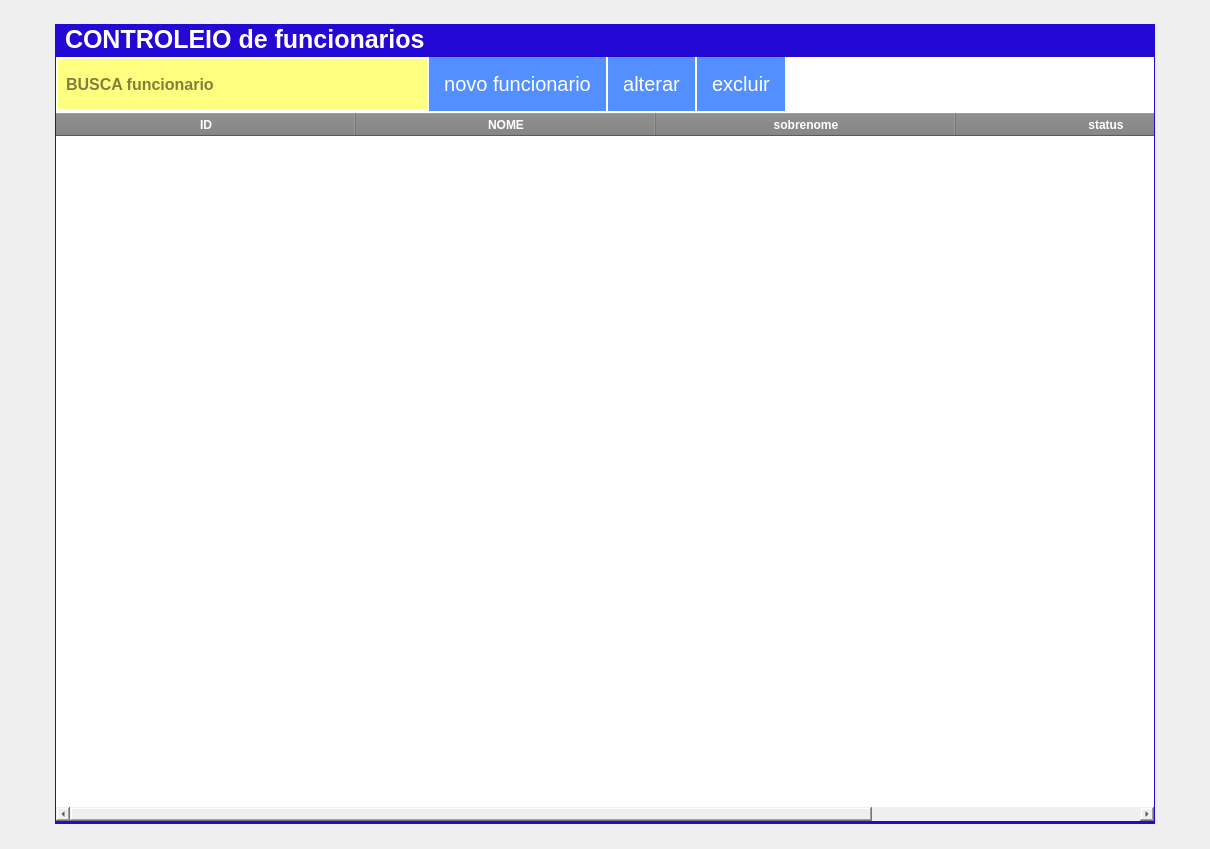
<?xml version="1.0" encoding="UTF-8"?>
<ui version="4.0">
 <class>FormCadasTroFuncionario</class>
 <widget class="QWidget" name="FormCadasTroFuncionario">
  <property name="geometry">
   <rect>
    <x>0</x>
    <y>0</y>
    <width>1210</width>
    <height>849</height>
   </rect>
  </property>
  <property name="windowTitle">
   <string>ControleioFuncionario</string>
  </property>
  <property name="styleSheet">
   <string notr="true">text-transform: uppercase;</string>
  </property>
  <layout class="QHBoxLayout" name="horizontalLayout_4">
   <item>
    <spacer name="horizontalSpacer_4">
     <property name="orientation">
      <enum>Qt::Horizontal</enum>
     </property>
     <property name="sizeHint" stdset="0">
      <size>
       <width>40</width>
       <height>20</height>
      </size>
     </property>
    </spacer>
   </item>
   <item>
    <widget class="QFrame" name="frameMainClientes">
     <property name="minimumSize">
      <size>
       <width>1100</width>
       <height>650</height>
      </size>
     </property>
     <property name="maximumSize">
      <size>
       <width>1100</width>
       <height>800</height>
      </size>
     </property>
     <property name="styleSheet">
      <string notr="true">QFrame#frameMainClientes{
color:red;
border: none;
background-color:#2408D4;}

QLabel{color: white;
background-color:transparent;
font: 75 15pt &quot;MS Shell Dlg 2&quot;;

}</string>
     </property>
     <layout class="QVBoxLayout" name="verticalLayout_2">
      <property name="spacing">
       <number>3</number>
      </property>
      <property name="leftMargin">
       <number>1</number>
      </property>
      <property name="topMargin">
       <number>0</number>
      </property>
      <property name="rightMargin">
       <number>1</number>
      </property>
      <property name="bottomMargin">
       <number>3</number>
      </property>
      <item>
       <widget class="QFrame" name="fr_TituloClientes">
        <property name="minimumSize">
         <size>
          <width>0</width>
          <height>30</height>
         </size>
        </property>
        <property name="maximumSize">
         <size>
          <width>16777215</width>
          <height>16777215</height>
         </size>
        </property>
        <property name="styleSheet">
         <string notr="true">QFrame#fr_TituloClientes{
color:red;
border: none;
background-color:#2408D4;}
QLabel{
background:none;
font-size: 25px;
font-family: &quot;Arial&quot;;
font-weight: bold;
	color: black;
border: none;
}
QLabel{color: white;
background-color:transparent;
font: 75 15pt &quot;MS Shell Dlg 2&quot;;

}</string>
        </property>
        <layout class="QHBoxLayout" name="horizontalLayout_3" stretch="0">
         <property name="spacing">
          <number>0</number>
         </property>
         <property name="topMargin">
          <number>0</number>
         </property>
         <property name="rightMargin">
          <number>0</number>
         </property>
         <property name="bottomMargin">
          <number>0</number>
         </property>
         <item>
          <widget class="QLabel" name="lb_tituloClientes">
           <property name="font">
            <font>
             <family>MS Shell Dlg 2</family>
             <pointsize>15</pointsize>
             <weight>9</weight>
             <italic>false</italic>
             <bold>false</bold>
            </font>
           </property>
           <property name="styleSheet">
            <string notr="true"/>
           </property>
           <property name="text">
            <string>CONTROLEIO de funcionarios</string>
           </property>
          </widget>
         </item>
        </layout>
       </widget>
      </item>
      <item>
       <widget class="QFrame" name="ct_containerClientes">
        <property name="styleSheet">
         <string notr="true">border: none</string>
        </property>
        <layout class="QVBoxLayout" name="verticalLayout_3">
         <property name="spacing">
          <number>0</number>
         </property>
         <property name="leftMargin">
          <number>0</number>
         </property>
         <property name="topMargin">
          <number>0</number>
         </property>
         <property name="rightMargin">
          <number>0</number>
         </property>
         <property name="bottomMargin">
          <number>0</number>
         </property>
         <item>
          <widget class="QFrame" name="frame_edita">
           <property name="styleSheet">
            <string notr="true">QFrame{
	background-color: rgb(255, 255, 255);
}
QPushButton{
	text-align:center;
	color:#fff;
	border:0px;
	
	font-size:20px;
	cursor: pointer;
	background-color:#538fff;
padding:15px 15px;
}
QPushButton:hover{
background-color:#3668ff;
}


</string>
           </property>
           <property name="frameShape">
            <enum>QFrame::StyledPanel</enum>
           </property>
           <property name="frameShadow">
            <enum>QFrame::Raised</enum>
           </property>
           <layout class="QHBoxLayout" name="horizontalLayout_2">
            <property name="spacing">
             <number>2</number>
            </property>
            <property name="leftMargin">
             <number>0</number>
            </property>
            <property name="topMargin">
             <number>0</number>
            </property>
            <property name="rightMargin">
             <number>0</number>
            </property>
            <property name="bottomMargin">
             <number>2</number>
            </property>
            <item>
             <widget class="QFrame" name="fr_TopoMenuClientes">
              <property name="maximumSize">
               <size>
                <width>16777215</width>
                <height>60</height>
               </size>
              </property>
              <property name="styleSheet">
               <string notr="true">background:#E1DFE0;
border: none;</string>
              </property>
              <layout class="QHBoxLayout" name="horizontalLayout">
               <property name="spacing">
                <number>0</number>
               </property>
               <property name="leftMargin">
                <number>0</number>
               </property>
               <property name="topMargin">
                <number>0</number>
               </property>
               <property name="rightMargin">
                <number>0</number>
               </property>
               <property name="bottomMargin">
                <number>0</number>
               </property>
              </layout>
             </widget>
            </item>
            <item>
             <widget class="QLineEdit" name="tx_BuscaFuncionario">
              <property name="minimumSize">
               <size>
                <width>0</width>
                <height>50</height>
               </size>
              </property>
              <property name="font">
               <font>
                <family>Arial</family>
                <pointsize>-1</pointsize>
                <weight>75</weight>
                <italic>false</italic>
                <bold>true</bold>
               </font>
              </property>
              <property name="focusPolicy">
               <enum>Qt::StrongFocus</enum>
              </property>
              <property name="styleSheet">
               <string notr="true">

QLineEdit{
background-color: rgb(255, 255, 127);
font-size: 16px;
font-family: &quot;Arial&quot;;
font-weight: bold;
color: rgb(0, 0, 0);
border:none;
border-bottom-left-radius:0px;
border-bottom-right-radius:0px;
border-top-left-radius:0px;
padding:6px
}
QLineEdit:focus{
	background-color: rgb(226, 226, 226);
}</string>
              </property>
              <property name="frame">
               <bool>true</bool>
              </property>
              <property name="placeholderText">
               <string>BUSCA funcionario</string>
              </property>
             </widget>
            </item>
            <item>
             <widget class="QPushButton" name="bt_novo">
              <property name="minimumSize">
               <size>
                <width>0</width>
                <height>20</height>
               </size>
              </property>
              <property name="text">
               <string>novo funcionario</string>
              </property>
             </widget>
            </item>
            <item>
             <widget class="QPushButton" name="Bt_Alterar">
              <property name="minimumSize">
               <size>
                <width>0</width>
                <height>20</height>
               </size>
              </property>
              <property name="styleSheet">
               <string notr="true"/>
              </property>
              <property name="text">
               <string>alterar</string>
              </property>
             </widget>
            </item>
            <item>
             <widget class="QPushButton" name="Bt_excluir">
              <property name="minimumSize">
               <size>
                <width>0</width>
                <height>20</height>
               </size>
              </property>
              <property name="text">
               <string>excluir</string>
              </property>
             </widget>
            </item>
            <item>
             <spacer name="horizontalSpacer">
              <property name="orientation">
               <enum>Qt::Horizontal</enum>
              </property>
              <property name="sizeHint" stdset="0">
               <size>
                <width>40</width>
                <height>20</height>
               </size>
              </property>
             </spacer>
            </item>
           </layout>
          </widget>
         </item>
         <item>
          <widget class="QTableWidget" name="Tab_funcionario">
           <property name="palette">
            <palette>
             <active>
              <colorrole role="WindowText">
               <brush brushstyle="SolidPattern">
                <color alpha="255">
                 <red>0</red>
                 <green>0</green>
                 <blue>0</blue>
                </color>
               </brush>
              </colorrole>
              <colorrole role="Button">
               <brush brushstyle="SolidPattern">
                <color alpha="255">
                 <red>255</red>
                 <green>255</green>
                 <blue>255</blue>
                </color>
               </brush>
              </colorrole>
              <colorrole role="Text">
               <brush brushstyle="SolidPattern">
                <color alpha="255">
                 <red>0</red>
                 <green>0</green>
                 <blue>0</blue>
                </color>
               </brush>
              </colorrole>
              <colorrole role="ButtonText">
               <brush brushstyle="SolidPattern">
                <color alpha="255">
                 <red>0</red>
                 <green>0</green>
                 <blue>0</blue>
                </color>
               </brush>
              </colorrole>
              <colorrole role="Base">
               <brush brushstyle="SolidPattern">
                <color alpha="255">
                 <red>255</red>
                 <green>255</green>
                 <blue>255</blue>
                </color>
               </brush>
              </colorrole>
              <colorrole role="Window">
               <brush brushstyle="SolidPattern">
                <color alpha="255">
                 <red>255</red>
                 <green>255</green>
                 <blue>255</blue>
                </color>
               </brush>
              </colorrole>
              <colorrole role="Highlight">
               <brush brushstyle="SolidPattern">
                <color alpha="255">
                 <red>85</red>
                 <green>170</green>
                 <blue>255</blue>
                </color>
               </brush>
              </colorrole>
              <colorrole role="HighlightedText">
               <brush brushstyle="SolidPattern">
                <color alpha="255">
                 <red>255</red>
                 <green>255</green>
                 <blue>255</blue>
                </color>
               </brush>
              </colorrole>
              <colorrole role="AlternateBase">
               <brush brushstyle="SolidPattern">
                <color alpha="255">
                 <red>85</red>
                 <green>170</green>
                 <blue>255</blue>
                </color>
               </brush>
              </colorrole>
              <colorrole role="PlaceholderText">
               <brush brushstyle="NoBrush">
                <color alpha="128">
                 <red>0</red>
                 <green>0</green>
                 <blue>0</blue>
                </color>
               </brush>
              </colorrole>
             </active>
             <inactive>
              <colorrole role="WindowText">
               <brush brushstyle="SolidPattern">
                <color alpha="255">
                 <red>0</red>
                 <green>0</green>
                 <blue>0</blue>
                </color>
               </brush>
              </colorrole>
              <colorrole role="Button">
               <brush brushstyle="SolidPattern">
                <color alpha="255">
                 <red>255</red>
                 <green>255</green>
                 <blue>255</blue>
                </color>
               </brush>
              </colorrole>
              <colorrole role="Text">
               <brush brushstyle="SolidPattern">
                <color alpha="255">
                 <red>0</red>
                 <green>0</green>
                 <blue>0</blue>
                </color>
               </brush>
              </colorrole>
              <colorrole role="ButtonText">
               <brush brushstyle="SolidPattern">
                <color alpha="255">
                 <red>0</red>
                 <green>0</green>
                 <blue>0</blue>
                </color>
               </brush>
              </colorrole>
              <colorrole role="Base">
               <brush brushstyle="SolidPattern">
                <color alpha="255">
                 <red>255</red>
                 <green>255</green>
                 <blue>255</blue>
                </color>
               </brush>
              </colorrole>
              <colorrole role="Window">
               <brush brushstyle="SolidPattern">
                <color alpha="255">
                 <red>255</red>
                 <green>255</green>
                 <blue>255</blue>
                </color>
               </brush>
              </colorrole>
              <colorrole role="Highlight">
               <brush brushstyle="SolidPattern">
                <color alpha="255">
                 <red>85</red>
                 <green>170</green>
                 <blue>255</blue>
                </color>
               </brush>
              </colorrole>
              <colorrole role="HighlightedText">
               <brush brushstyle="SolidPattern">
                <color alpha="255">
                 <red>255</red>
                 <green>255</green>
                 <blue>255</blue>
                </color>
               </brush>
              </colorrole>
              <colorrole role="AlternateBase">
               <brush brushstyle="SolidPattern">
                <color alpha="255">
                 <red>85</red>
                 <green>170</green>
                 <blue>255</blue>
                </color>
               </brush>
              </colorrole>
              <colorrole role="PlaceholderText">
               <brush brushstyle="NoBrush">
                <color alpha="128">
                 <red>0</red>
                 <green>0</green>
                 <blue>0</blue>
                </color>
               </brush>
              </colorrole>
             </inactive>
             <disabled>
              <colorrole role="WindowText">
               <brush brushstyle="SolidPattern">
                <color alpha="255">
                 <red>0</red>
                 <green>0</green>
                 <blue>0</blue>
                </color>
               </brush>
              </colorrole>
              <colorrole role="Button">
               <brush brushstyle="SolidPattern">
                <color alpha="255">
                 <red>255</red>
                 <green>255</green>
                 <blue>255</blue>
                </color>
               </brush>
              </colorrole>
              <colorrole role="Text">
               <brush brushstyle="SolidPattern">
                <color alpha="255">
                 <red>0</red>
                 <green>0</green>
                 <blue>0</blue>
                </color>
               </brush>
              </colorrole>
              <colorrole role="ButtonText">
               <brush brushstyle="SolidPattern">
                <color alpha="255">
                 <red>0</red>
                 <green>0</green>
                 <blue>0</blue>
                </color>
               </brush>
              </colorrole>
              <colorrole role="Base">
               <brush brushstyle="SolidPattern">
                <color alpha="255">
                 <red>255</red>
                 <green>255</green>
                 <blue>255</blue>
                </color>
               </brush>
              </colorrole>
              <colorrole role="Window">
               <brush brushstyle="SolidPattern">
                <color alpha="255">
                 <red>255</red>
                 <green>255</green>
                 <blue>255</blue>
                </color>
               </brush>
              </colorrole>
              <colorrole role="Highlight">
               <brush brushstyle="SolidPattern">
                <color alpha="255">
                 <red>85</red>
                 <green>170</green>
                 <blue>255</blue>
                </color>
               </brush>
              </colorrole>
              <colorrole role="HighlightedText">
               <brush brushstyle="SolidPattern">
                <color alpha="255">
                 <red>255</red>
                 <green>255</green>
                 <blue>255</blue>
                </color>
               </brush>
              </colorrole>
              <colorrole role="AlternateBase">
               <brush brushstyle="SolidPattern">
                <color alpha="255">
                 <red>85</red>
                 <green>170</green>
                 <blue>255</blue>
                </color>
               </brush>
              </colorrole>
              <colorrole role="PlaceholderText">
               <brush brushstyle="NoBrush">
                <color alpha="128">
                 <red>0</red>
                 <green>0</green>
                 <blue>0</blue>
                </color>
               </brush>
              </colorrole>
             </disabled>
            </palette>
           </property>
           <property name="font">
            <font>
             <family>MS Shell Dlg 2</family>
             <pointsize>12</pointsize>
             <weight>50</weight>
             <italic>false</italic>
             <bold>false</bold>
            </font>
           </property>
           <property name="cursor" stdset="0">
            <cursorShape>PointingHandCursor</cursorShape>
           </property>
           <property name="focusPolicy">
            <enum>Qt::NoFocus</enum>
           </property>
           <property name="styleSheet">
            <string notr="true">QTableWidget {
  background-color: white;
	font: 12pt &quot;MS Shell Dlg 2&quot;;
	color: rgb(0, 0, 0);
}

QTableWidget QHeaderView::section {
  background-color: gray;
  color: white;
  font-weight: bold;
}

QTableWidget::item {
  border: 0px solid black;
border-bottom:1px solid;

}

QTableWidget::item:selected {
  background-color: blue;
  color: white;
}
</string>
           </property>
           <property name="autoScrollMargin">
            <number>20</number>
           </property>
           <property name="editTriggers">
            <set>QAbstractItemView::NoEditTriggers</set>
           </property>
           <property name="alternatingRowColors">
            <bool>false</bool>
           </property>
           <property name="selectionBehavior">
            <enum>QAbstractItemView::SelectRows</enum>
           </property>
           <property name="showGrid">
            <bool>false</bool>
           </property>
           <property name="gridStyle">
            <enum>Qt::NoPen</enum>
           </property>
           <property name="sortingEnabled">
            <bool>false</bool>
           </property>
           <property name="wordWrap">
            <bool>true</bool>
           </property>
           <attribute name="horizontalHeaderDefaultSectionSize">
            <number>300</number>
           </attribute>
           <attribute name="horizontalHeaderHighlightSections">
            <bool>true</bool>
           </attribute>
           <attribute name="horizontalHeaderShowSortIndicator" stdset="0">
            <bool>false</bool>
           </attribute>
           <attribute name="horizontalHeaderStretchLastSection">
            <bool>false</bool>
           </attribute>
           <attribute name="verticalHeaderVisible">
            <bool>false</bool>
           </attribute>
           <attribute name="verticalHeaderMinimumSectionSize">
            <number>20</number>
           </attribute>
           <attribute name="verticalHeaderDefaultSectionSize">
            <number>50</number>
           </attribute>
           <column>
            <property name="text">
             <string>ID</string>
            </property>
            <property name="font">
             <font>
              <pointsize>12</pointsize>
             </font>
            </property>
            <property name="textAlignment">
             <set>AlignCenter</set>
            </property>
           </column>
           <column>
            <property name="text">
             <string>NOME</string>
            </property>
            <property name="font">
             <font>
              <pointsize>12</pointsize>
             </font>
            </property>
           </column>
           <column>
            <property name="text">
             <string>sobrenome</string>
            </property>
           </column>
           <column>
            <property name="text">
             <string>status</string>
            </property>
            <property name="textAlignment">
             <set>AlignCenter</set>
            </property>
            <property name="background">
             <color>
              <red>255</red>
              <green>0</green>
              <blue>0</blue>
             </color>
            </property>
            <property name="foreground">
             <brush brushstyle="NoBrush">
              <color alpha="255">
               <red>0</red>
               <green>0</green>
               <blue>0</blue>
              </color>
             </brush>
            </property>
           </column>
          </widget>
         </item>
        </layout>
       </widget>
      </item>
     </layout>
     <zorder>ct_containerClientes</zorder>
     <zorder>fr_TituloClientes</zorder>
    </widget>
   </item>
   <item>
    <spacer name="horizontalSpacer_3">
     <property name="orientation">
      <enum>Qt::Horizontal</enum>
     </property>
     <property name="sizeHint" stdset="0">
      <size>
       <width>40</width>
       <height>20</height>
      </size>
     </property>
    </spacer>
   </item>
  </layout>
 </widget>
 <resources/>
 <connections/>
</ui>
